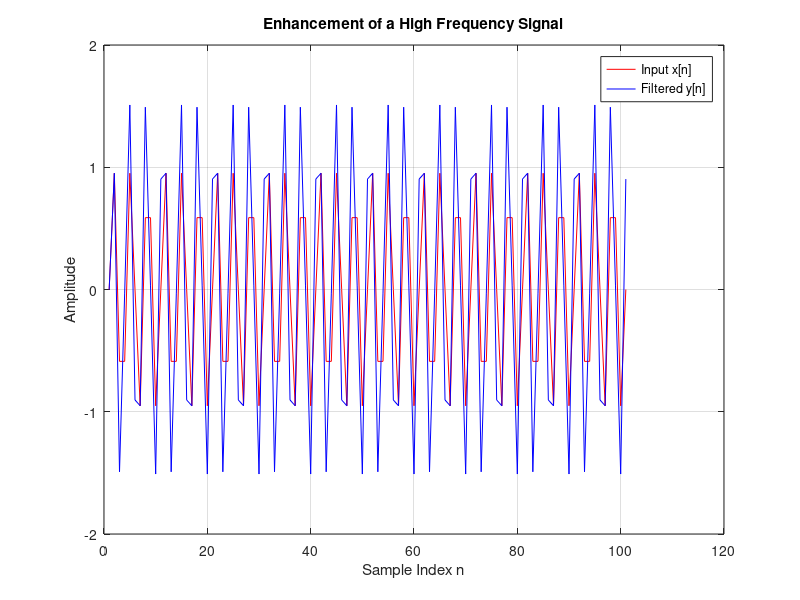

Source code (MATLAB): (Note: this script raises an error after producing the figure.)
% Name - Mayank Tilokchandani
% PRN - 20240802543

t = 0:1:100;
f1 = 0.3;
x = sin(2*pi*f1*t);

h = [1 -0.95];           
y = filter(h, 1, x);    

figure;
plot(x, '-r');           
hold on;
plot(y, '-b');           
grid on;
legend('Input x[n]', 'Filtered y[n]');
xlabel('Sample Index n');
ylabel('Amplitude');
title('Enhancement of a High Frequency Signal');
















% Misc. Watermark
annotation('textbox', 'String', '20240802543', 'FontSize', 30, 'Color', [0.5, 0.5, 0.5],'EdgeColor', 'none', 'HorizontalAlignment', 'center', 'Rotation', 45);
